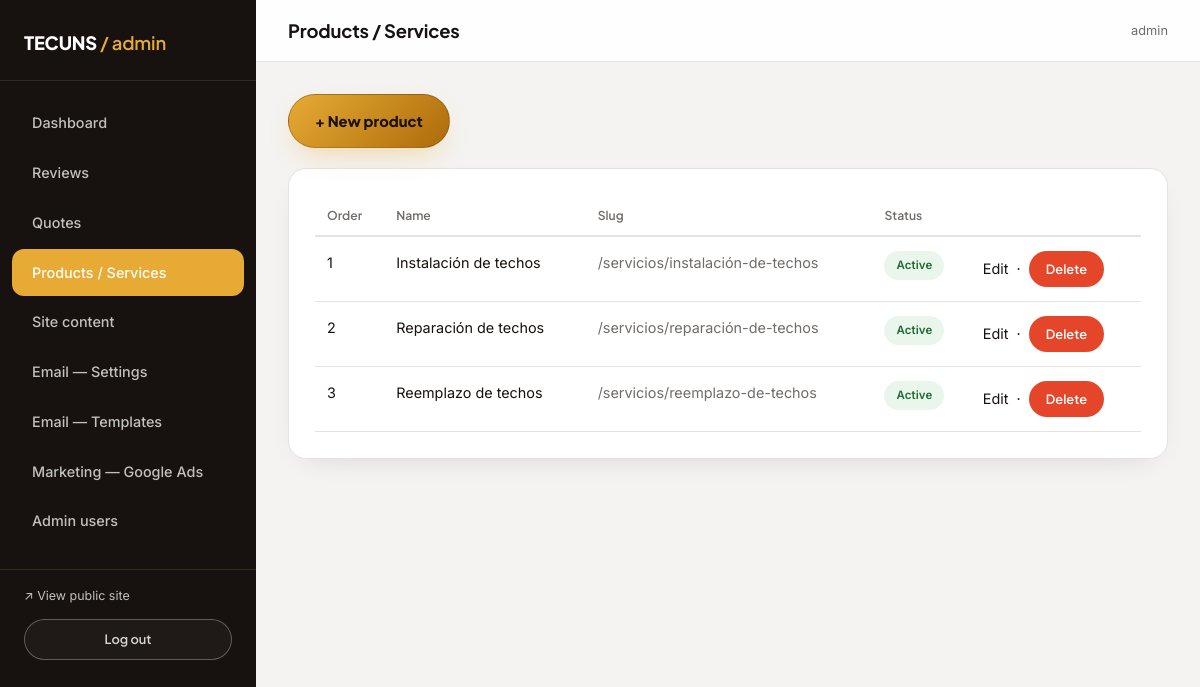
/admin/servicios (signed in), run on the app's committed database.
### models.py (models this page shows, shortened)
class Admin(UserMixin, db.Model):
    __tablename__ = "admins"
    id = db.Column(db.Integer, primary_key=True)
    username = db.Column(db.String(80), unique=True, nullable=False)
    password_hash = db.Column(db.String(255), nullable=False)
    is_superadmin = db.Column(db.Boolean, default=False)
    created_at = db.Column(db.DateTime, default=datetime.utcnow)

class Service(db.Model):
    __tablename__ = "services"
    id = db.Column(db.Integer, primary_key=True)
    slug = db.Column(db.String(120), unique=True, nullable=False)
    name = db.Column(db.String(150), nullable=False)
    short_description = db.Column(db.String(400))
    description = db.Column(db.Text)
    work_methods = db.Column(db.Text)  # métodos de trabajo: un ítem por línea
    image_path = db.Column(db.String(300))  # imagen de portada / fallback del hero
    video_path = db.Column(db.String(300))  # video opcional del hero (mp4/webm)
    order = db.Column(db.Integer, default=0)
    active = db.Column(db.Boolean, default=True)
    gallery_images = db.relationship(
        "ServiceGalleryImage",
        backref="service",
        cascade="all, delete-orphan",
        lazy=True,
        order_by="ServiceGalleryImage.sort_order",
    )

### admin_routes.py (the view)
@admin_bp.route("/servicios")
@login_required
def servicios():
    services = Service.query.order_by(Service.order).all()
    return render_template("admin/servicios.html", services=services)

### translations.py (called while the page is built)
def set_language():
    lang = request.cookies.get("lang")
    if lang not in SUPPORTED:
        lang = detect_lang()
    g.lang = lang

def detect_lang():
    accept = request.headers.get("Accept-Language", "")
    primary = accept.split(",")[0].strip().lower()
    code = primary.split(";")[0].split("-")[0].strip()
    return ES if code == ES else EN

def localize(obj, fields):
    lang = getattr(g, "lang", DEFAULT)
    if lang == DEFAULT or not obj:
        return obj
    texts = [getattr(obj, f) for f in fields
             if getattr(obj, f, None) and isinstance(getattr(obj, f), str)]
    mapping = translate_mapping(texts, lang)
    return Localized(obj, fields, mapping)

def localize_service(service):
    return localize(service, list(SERVICE_FIELDS))

### templates/admin/servicios.html (shortened to what this page needs)
{% extends "admin/base_admin.html" %}
{% block page_title %}Products / Services{% endblock %}
{% block admin_content %}
<a href="{{ url_for('admin.nuevo_servicio') }}" class="btn btn-rust" style="margin-bottom:20px;">+ New product</a>
<div class="card-panel">
  {% if services %}
  <table class="admin-table">
    <thead><tr><th>Order</th><th>Name</th><th>Slug</th><th>Status</th><th></th></tr></thead>
    <tbody>
      {% for s in services %}
      <tr>
        <td>{{ s.order }}</td>
        <td>{{ s.name }}</td>
        <td class="text-steel">/servicios/{{ s.slug }}</td>
        <td>{% if s.active %}<span class="badge badge-cotizado">Active</span>{% else %}<span class="badge badge-rechazado">Hidden</span>{% endif %}</td>
        <td>
          <a href="{{ url_for('admin.editar_servicio', service_id=s.id) }}" class="link">Edit</a>
          &nbsp;·&nbsp;
          <form class="inline-form" method="POST" action="{{ url_for('admin.eliminar_servicio', service_id=s.id) }}" onsubmit="return confirm('Delete this product?');">
            <button type="submit" class="btn btn-danger btn-sm">Delete</button>
          </form>
        </td>
      </tr>
      {% endfor %}
    </tbody>
  </table>
  {% else %}
    <p class="text-steel mb-0">No products registered yet.</p>
  {% endif %}
</div>
{% endblock %}

### templates/admin/base_admin.html (shortened to what this page needs)
<!doctype html>
<html lang="en">
<head>
  <link rel="stylesheet" href="{{ url_for('static', filename='css/style.css') }}">
  <link rel="stylesheet" href="{{ url_for('static', filename='css/admin.css') }}">
</head>
<body class="admin-body">
  <div class="admin-shell">
    <aside class="admin-sidebar">
      <div class="admin-brand">TECUNS <span>/ admin</span></div>
      <nav class="admin-nav">
        <a href="{{ url_for('admin.dashboard') }}" class="{{ 'active' if request.endpoint == 'admin.dashboard' }}">Dashboard</a>
        <a href="{{ url_for('admin.resenas') }}" class="{{ 'active' if request.endpoint and request.endpoint.startswith('admin.') and 'resena' in request.endpoint }}">Reviews</a>
        <a href="{{ url_for('admin.cotizaciones') }}" class="{{ 'active' if request.endpoint and 'cotizacion' in request.endpoint }}">Quotes</a>
        <a href="{{ url_for('admin.servicios') }}" class="{{ 'active' if request.endpoint and 'servicio' in request.endpoint }}">Products / Services</a>
        <a href="{{ url_for('admin.contenido') }}" class="{{ 'active' if request.endpoint and 'contenido' in request.endpoint }}">Site content</a>
        <a href="{{ url_for('admin.config_correo') }}" class="{{ 'active' if request.endpoint == 'admin.config_correo' }}">Email — Settings</a>
        <a href="{{ url_for('admin.plantillas') }}" class="{{ 'active' if request.endpoint == 'admin.plantillas' }}">Email — Templates</a>
        <a href="{{ url_for('admin.config_marketing') }}" class="{{ 'active' if request.endpoint == 'admin.config_marketing' }}">Marketing — Google Ads</a>
        {% if current_user.is_superadmin %}
        <a href="{{ url_for('admin.usuarios') }}" class="{{ 'active' if request.endpoint and 'usuario' in request.endpoint }}">Admin users</a>
        {% endif %}
      </nav>
      <div class="admin-nav-foot">
        <a href="{{ url_for('public.index') }}" target="_blank" style="color:var(--silver); font-family:var(--font-mono); font-size:.78rem; display:block; margin-bottom:12px;">↗ View public site</a>
        <a href="{{ url_for('admin.logout') }}" class="btn btn-outline btn-sm btn-block">Log out</a>
      </div>
    </aside>
    <div class="admin-main">
      <div class="admin-topbar">
        <h1>{% block page_title %}Dashboard{% endblock %}</h1>
        <span class="text-steel" style="font-family:var(--font-mono); font-size:.8rem;">{{ current_user.username }}</span>
      </div>
      <div class="admin-content">
        {% block admin_content %}{% endblock %}
      </div>
    </div>
  </div>
</body>
</html>

### static/css/admin.css (style rules this page uses)
.admin-body { background:var(--offwhite); min-height:100vh; }
.admin-shell { display:flex; min-height:100vh; }
.admin-sidebar { width:256px; flex-shrink:0; background:var(--charcoal); color:var(--silver); padding:28px 0; position:sticky; top:0; height:100vh; overflow-y:auto; }
.admin-brand { font-family:var(--font-display); font-weight:800; color:var(--white); font-size:1.15rem; padding:0 24px 22px; border-bottom:1px solid var(--line); margin-bottom:18px; letter-spacing:-0.01em; }
.admin-brand span { color:var(--rust); font-weight:600; }
.admin-nav a { display:flex; align-items:center; gap:10px; padding:12px 20px; margin:2px 12px; border-radius:var(--radius-sm); font-family:var(--font-body); font-weight:500; font-size:.9rem; letter-spacing:0; text-transform:none; color:var(--silver); }
.admin-nav a.active { background:var(--rust); color:var(--white); }
.admin-nav-foot { margin-top:24px; padding:16px 24px 0; border-top:1px solid var(--line); }
.admin-main { flex:1; min-width:0; }
.admin-topbar { background:rgba(255,255,255,0.9); backdrop-filter:blur(10px); border-bottom:1px solid var(--line-dark); padding:20px 32px; display:flex; justify-content:space-between; align-items:center; position:sticky; top:0; z-index:10; }
.admin-topbar h1 { font-size:1.15rem; margin:0; text-transform:none; }
.admin-content { padding:32px; }
.card-panel { background:var(--white); border:1px solid var(--line-dark); border-radius:var(--radius); padding:26px; margin-bottom:24px; box-shadow:var(--shadow-soft); }
table.admin-table { width:100%; border-collapse:collapse; font-size:.9rem; }
table.admin-table th { text-align:left; font-family:var(--font-display); font-weight:600; font-size:.76rem; text-transform:none; letter-spacing:0; color:var(--steel); border-bottom:2px solid var(--line-dark); padding:10px 12px; }
table.admin-table td { padding:14px 12px; border-bottom:1px solid var(--line-dark); vertical-align:top; }
.btn-sm { padding:9px 16px; font-size:.8rem; }
.btn-danger { background:#E5462A; color:var(--white); }
.inline-form { display:inline; }

### data on the page
Admin: username "admin"
Service: order "1", name "Instalación de techos", slug "instalación-de-techos", active "Active"
Service: order "2", name "Reparación de techos", slug "reparación-de-techos", active "Active"
Service: order "3", name "Reemplazo de techos", slug "reemplazo-de-techos", active "Active"
